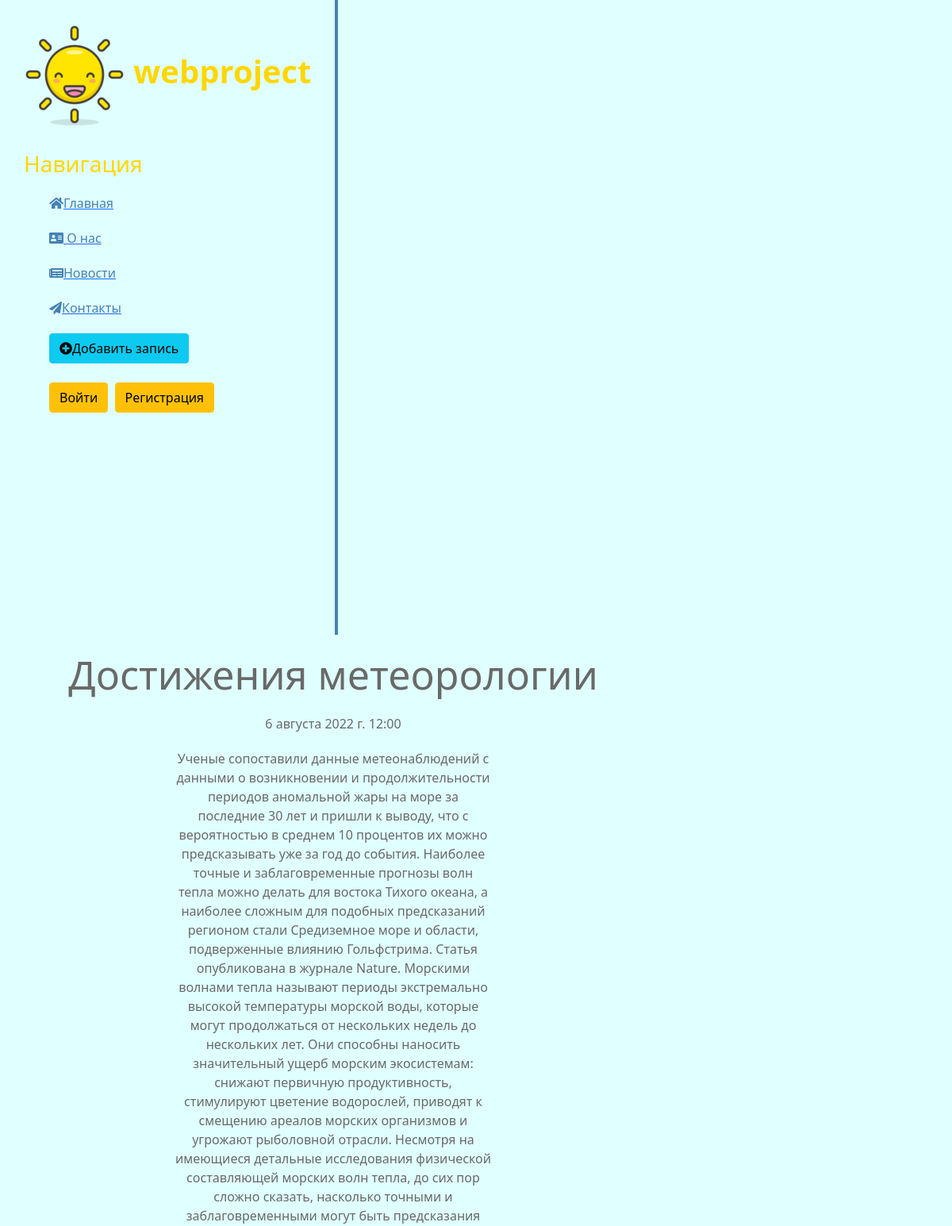
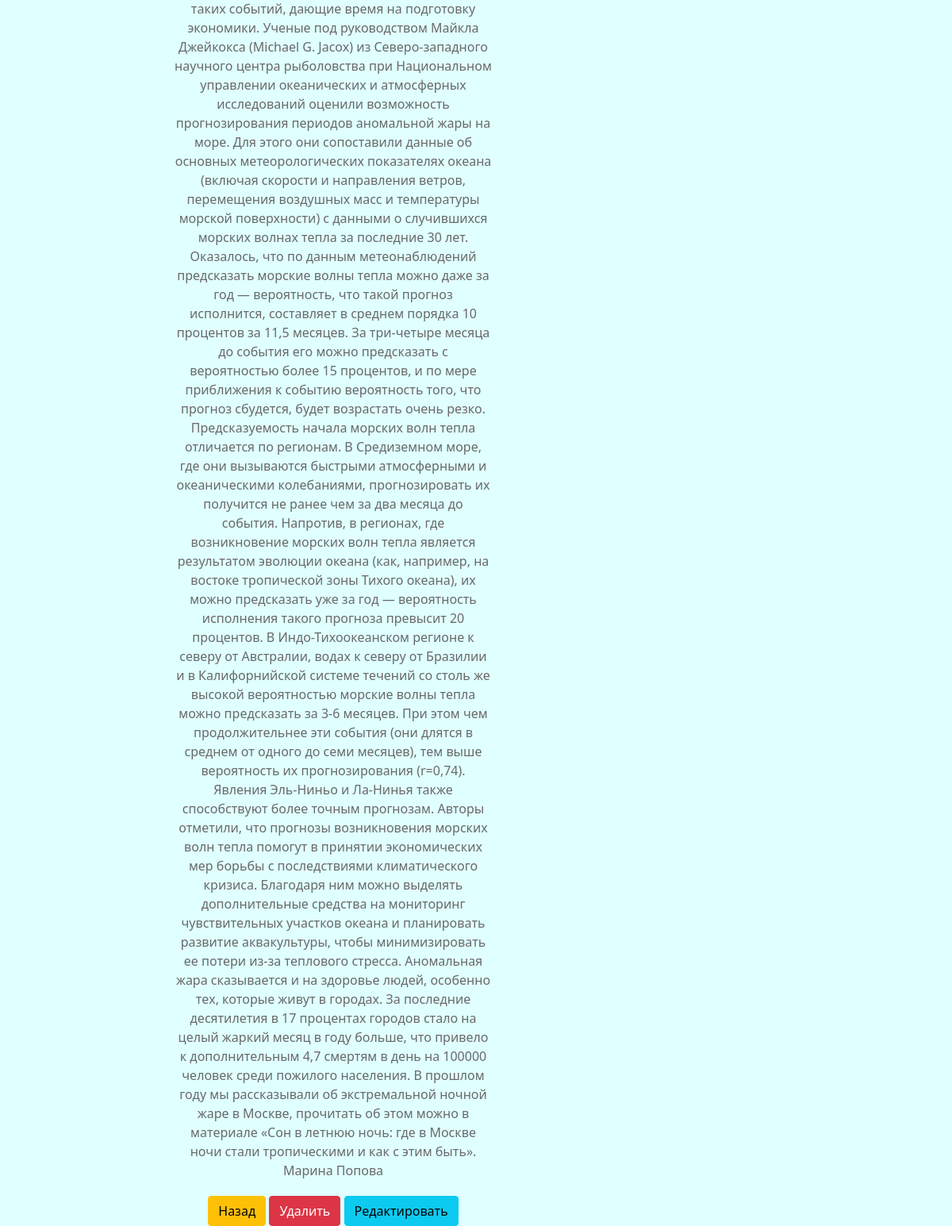
Page /news/4 on the committed database (2 pictures, top to bottom).
### news/models.py (models this page shows, shortened)
class Artiles(models.Model):
    title = models.CharField('Название', max_length=50)
    anons = models.CharField('Анонс', max_length=250)
    full_text = models.TextField('Статья')
    date = models.DateTimeField('Дата публикации')
    class Meta:
        verbose_name='Новость'
        verbose_name_plural='Новости'

### news/views.py (the view)
# urls.py: path('<int:pk>', views.NewDetailView.as_view(), name='news-detail'),
class NewDetailView(DetailView):
    model = Artiles
    template_name = 'news/details_view.html'
    context_object_name = 'article'

### news/templates/news/details_view.html (shortened to what this page needs)
{% extends 'main/layout.html' %}
{% block content %}
   <div class="features">
      <h1>{{ article.title }}</h1>
       <p>{{ article.date }}</p>
       <p>{{ article.full_text }}</p>
       <a href="{% url 'news_home' %}" class="btn btn-warning">Назад</a>
       <a href="{% url 'news-delete' article.id %}" class="btn btn-danger">Удалить</a>
       <a href="{% url 'news-update' article.id %}" class="btn btn-info">Редактировать</a>
   </div>
{% endblock %}

### main/static/main/css/main.css (style rules this page uses)
body { background: #E0FFFF; }
main .features { float: left; color: #696969; margin-top: 20px; text-align: center; width: 70%; }
main .features h1 { font-size: 50px; }
main .features p { max-width:400px; margin: 20px auto }

### rows in the picture
Artiles: title "Достижения метеорологии", date "6 августа 2022 г. 12:00", full_text "Ученые сопоставили данные метеонаблюдений с данными о возникновении и продолжительности периодов аномальной жары на море за последние 30 лет и пришли к выводу, что с вероятностью в среднем 10 процентов их можно предсказывать уже за год до события. Наиболее точные и заблаговременные прогнозы волн тепла можно делать для востока Тихого океана, а наиболее сложным для подобных предсказаний регионом стали Средиземное море и области, подверженные влиянию Гольфстрима. Статья опубликована в журнале Nature. Морскими волнами тепла называют периоды экстремально высокой температуры морской воды, которые могут продолжаться от нескольких недель до нескольких лет. Они способны наносить значительный ущерб…"
